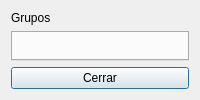
<?xml version="1.0" encoding="UTF-8"?>
<ui version="4.0">
 <class>VentanaGrupos</class>
 <widget class="QDialog" name="VentanaGrupos">
  <property name="windowTitle">
   <string>Grupos</string>
  </property>
  <layout class="QVBoxLayout" name="verticalLayout">
   <item>
    <widget class="QLabel" name="lblInfo">
     <property name="text"><string>Grupos</string></property>
    </widget>
   </item>
   <item>
    <widget class="QTabWidget" name="tabGrupos"/>
   </item>
   <item>
    <widget class="QPushButton" name="btnCerrar">
     <property name="text"><string>Cerrar</string></property>
    </widget>
   </item>
  </layout>
 </widget>
 <resources/>
 <connections/>
</ui>
